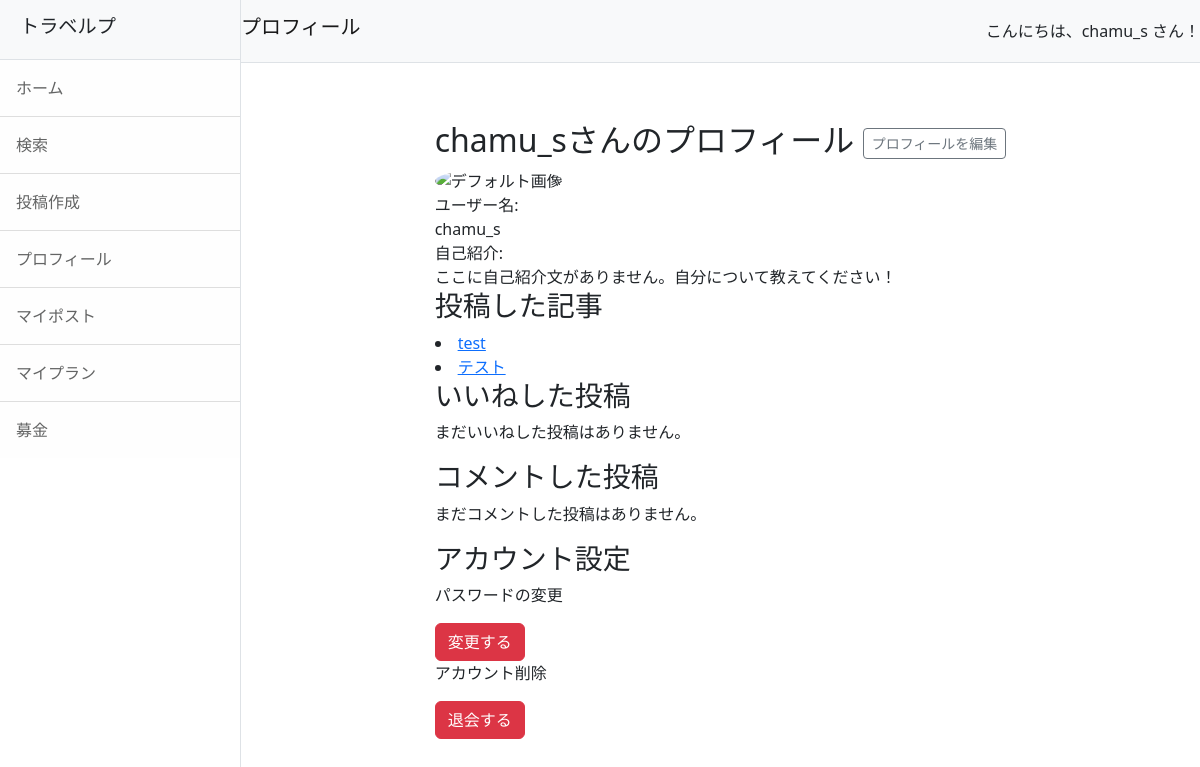
Page /myprofile (signed in) on the earlier database version.
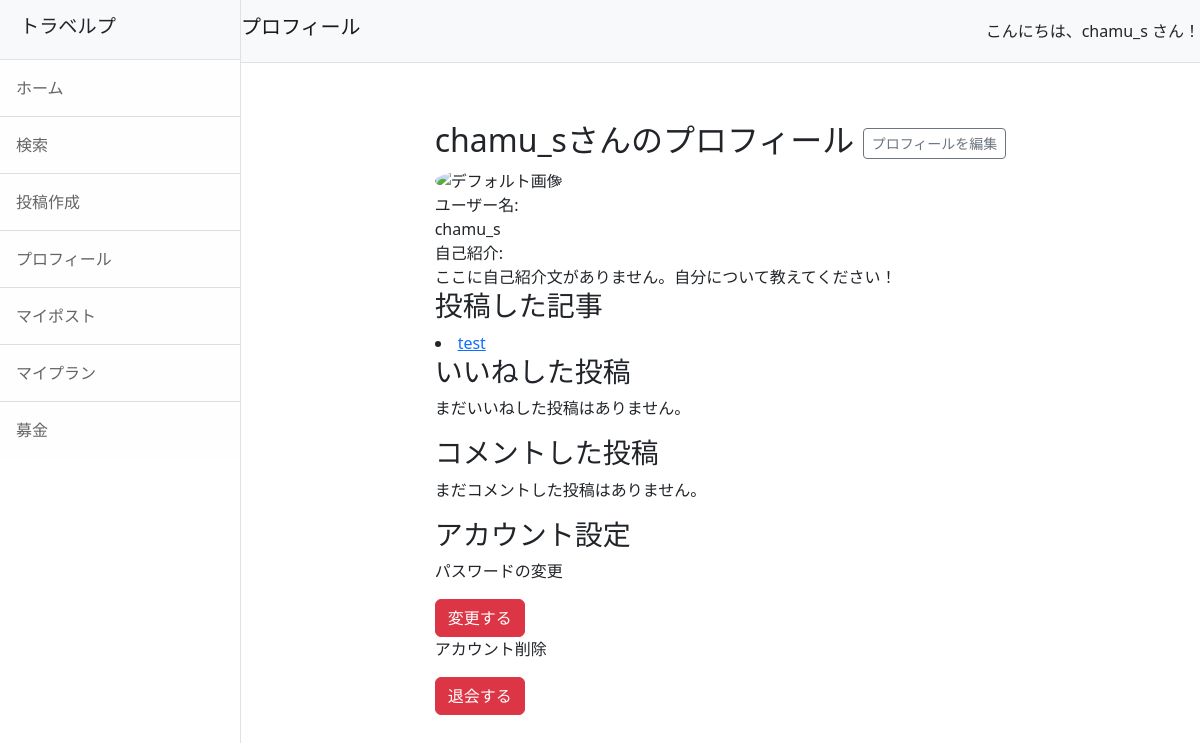
Same page on the later database version.
### travelp/models.py (models this page shows, shortened)
class Post(models.Model):
    user = models.ForeignKey(CustomUser, on_delete=models.SET_NULL, null=True, blank=True)
    title = models.CharField(max_length=200)
    comment = models.TextField()
    created_at = models.DateTimeField(auto_now_add=True)
    caption = models.TextField(verbose_name='場所', blank=True)
    fundraising = models.BooleanField(default=False)
    latitude = models.DecimalField(max_digits=15, decimal_places=11, null=True, blank=True)  # 緯度
    longitude = models.DecimalField(max_digits=15, decimal_places=11, null=True, blank=True)  # 経度

### travelp/views.py (the view)
# urls.py: path('myprofile', views.MyProfileView.as_view(), name='myprofile'),
class MyProfileView(TemplateView):
    template_name = 'myprofile.html'
    def get_context_data(self, **kwargs):
        context = super().get_context_data(**kwargs)
        user = self.request.user  # ログインしているユーザー情報を取得
        context['user'] = user
        context['user_posts'] = Post.objects.filter(user=user)  # ユーザーが投稿した投稿
        context['liked_posts'] = Post.objects.filter(likes__user=user)  # ユーザーがイイネした投稿
        context['commented_posts'] = Post.objects.filter(comments__user=user)  # ユーザーがコメントした投稿
        return context

### travelp/templates/myprofile.html (shortened to what this page needs)
{% extends 'base.html' %}
{% block header %}プロフィール{% endblock %}
{% block content %}
<section class="container my-5">
    <div class="profile-container">
        <div class="profile-header">
            <h2>
                {% if user.nickname %}
                    {{ user.nickname }}さんのプロフィール
                {% else %}
                    {{ user.username }}さんのプロフィール
                {% endif %}
                {% if request.user == user %}
                <a href="{% url 'travelp:edit_profile' user.pk %}" class="btn btn-sm btn-outline-secondary">プロフィールを編集</a>
                {% endif %}
            </h2>
        </div>
        <div class="profile-info">
            <div class="icon">
                {% if user.profile_image %}
                    <img src="{{ user.profile_image.url }}" alt="プロフィール画像">
                {% else %}
                    <img src="business60.jpg" alt="デフォルト画像">
                {% endif %}
            </div>
            <div class="details">
                <div>
                    <div class="label">ユーザー名:</div>
                    <div class="content">
                        {% if user.nickname %}
                            {{ user.nickname }}
                        {% else %}
                            {{ user.username }}
                        {% endif %}
                    </div>
                </div>
                <div>
                    <div class="label">自己紹介:</div>
                    <div class="content">{{ user.profile_description|default:"ここに自己紹介文がありません。自分について教えてください！" }}</div>
                </div>
            </div>
        </div>
        <h3>投稿した記事</h3>
        {% for post in user_posts %}
          <div class="post">
            <li><a href="{% url 'travelp:post_detail' pk=post.pk %}">{{ post.title }}</a></li>
          </div>
        {% empty %}
          <p>投稿はまだありません。</p>
        {% endfor %}
        {% if request.user == user %}
        <div class="liked-posts">
            <h3>いいねした投稿</h3>
            {% if liked_posts %}
                <ul>
                    {% for post in liked_posts %}
                        <li><a href="{% url 'travelp:post_detail' pk=post.pk %}">{{ post.title }}</a></li>
                    {% endfor %}
                </ul>
                {% comment %} <a class="btn btn-primary mt-3" href="{% url 'travelp:liked_posts' user.id %}">いいねした投稿一覧を見る</a> {% endcomment %}
            {% else %}
                <p>まだいいねした投稿はありません。</p>
            {% endif %}
        </div>
        <div class="commented-posts">
            <h3>コメントした投稿</h3>
            {% if commented_posts %}
                <ul>
                    {% for post in commented_posts %}
                        <li><a href="{% url 'travelp:post_detail' pk=post.pk %}">{{ post.title }}</a></li>
                    {% endfor %}
                </ul>
                {% comment %} <a class="btn btn-primary mt-3" href="{% url 'travelp:commented_posts' user.id %}">コメントした投稿一覧を見る</a> {% endcomment %}
            {% else %}
                <p>まだコメントした投稿はありません。</p>
            {% endif %}
        </div>
        <div class="mb-3">
            <h3>アカウント設定</h3>
            <div class="password-change">
                <p>パスワードの変更</p>
                <a href="{% url 'accounts:password_change' %}" class="btn btn-danger">変更する</a>
            </div>
            <p>アカウント削除</p>
            <a href="{% url 'accounts:delete_account' %}" class="btn btn-danger">退会する</a>
        </div>
        {% endif %}
    </div>
</section>
{% endblock %}

Differences in the rows shown:
removed Post: title "テスト"
